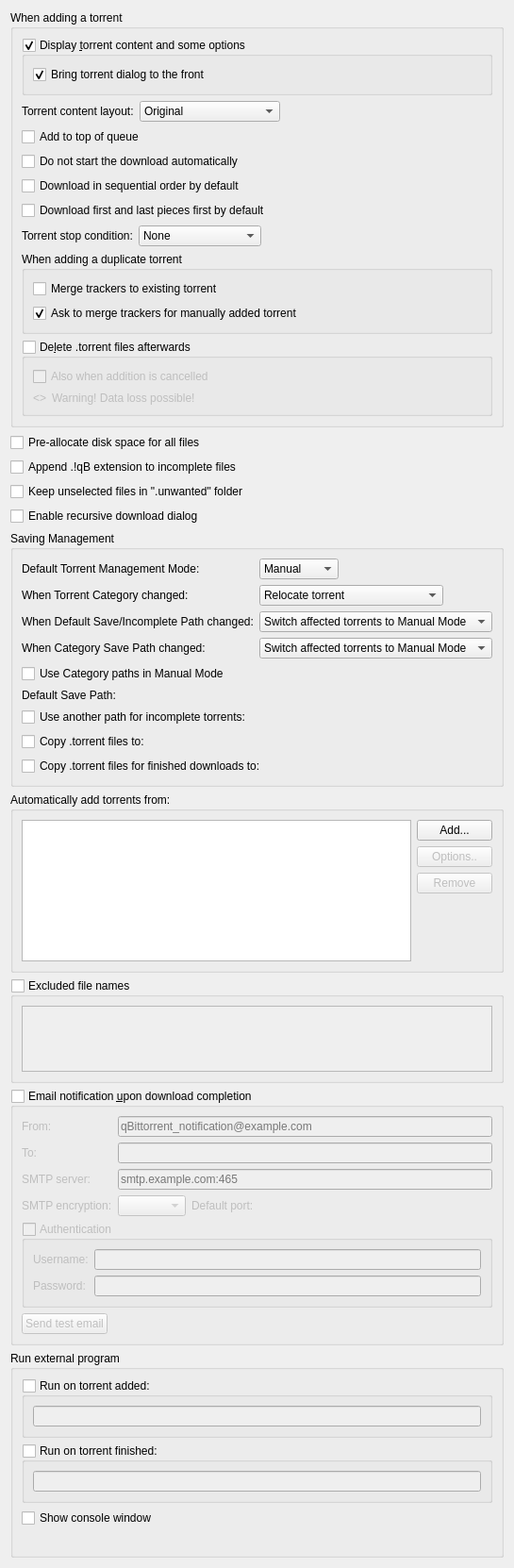
          <widget class="QWidget" name="scrollAreaWidgetContents_2">
           <property name="geometry">
            <rect>
             <x>0</x>
             <y>0</y>
             <width>539</width>
             <height>1457</height>
            </rect>
           </property>
           <layout class="QVBoxLayout" name="verticalLayout">
            <item>
             <widget class="QGroupBox" name="torrentAdditionBox">
              <property name="title">
               <string>When adding a torrent</string>
              </property>
              <layout class="QVBoxLayout" name="torrentAdditionBoxLayout">
               <item>
                <widget class="QGroupBox" name="checkAdditionDialog">
                 <property name="title">
                  <string>Display &amp;torrent content and some options</string>
                 </property>
                 <property name="checkable">
                  <bool>true</bool>
                 </property>
                 <layout class="QVBoxLayout" name="verticalLayout_18">
                  <item>
                   <widget class="QCheckBox" name="checkAdditionDialogFront">
                    <property name="text">
                     <string>Bring torrent dialog to the front</string>
                    </property>
                    <property name="checked">
                     <bool>true</bool>
                    </property>
                   </widget>
                  </item>
                 </layout>
                </widget>
               </item>
               <item>
                <layout class="QHBoxLayout" name="horizontalLayout_19">
                 <item>
                  <widget class="QLabel" name="contentLayoutLabel">
                   <property name="text">
                    <string>Torrent content layout:</string>
                   </property>
                  </widget>
                 </item>
                 <item>
                  <widget class="QComboBox" name="contentLayoutComboBox">
                   <property name="currentIndex">
                    <number>0</number>
                   </property>
                   <item>
                    <property name="text">
                     <string>Original</string>
                    </property>
                   </item>
                   <item>
                    <property name="text">
                     <string>Create subfolder</string>
                    </property>
                   </item>
                   <item>
                    <property name="text">
                     <string>Don't create subfolder</string>
                    </property>
                   </item>
                  </widget>
                 </item>
                 <item>
                  <spacer name="horizontalSpacer_20">
                   <property name="orientation">
                    <enum>Qt::Orientation::Horizontal</enum>
                   </property>
                   <property name="sizeHint" stdset="0">
                    <size>
                     <width>40</width>
                     <height>20</height>
                    </size>
                   </property>
                  </spacer>
                 </item>
                </layout>
               </item>
               <item>
                <widget class="QCheckBox" name="checkAddToQueueTop">
                 <property name="toolTip">
                  <string>The torrent will be added to the top of the download queue</string>
                 </property>
                 <property name="text">
                  <string extracomment="The torrent will be added to the top of the download queue">Add to top of queue</string>
                 </property>
                </widget>
               </item>
               <item>
                <widget class="QCheckBox" name="checkAddStopped">
                 <property name="toolTip">
                  <string>The torrent will be added to download list in a stopped state</string>
                 </property>
                 <property name="text">
                  <string extracomment="The torrent will be added to download list in a stopped state">Do not start the download automatically</string>
                 </property>
                </widget>
               </item>
               <item>
                <widget class="QCheckBox" name="checkSequentialDefault">
                 <property name="toolTip">
                  <string>Download pieces in sequential order by default</string>
                 </property>
                 <property name="text">
                  <string>Download in sequential order by default</string>
                 </property>
                </widget>
               </item>
               <item>
                <widget class="QCheckBox" name="checkFirstLastDefault">
                 <property name="toolTip">
                  <string>Prioritize downloading the first and last pieces of each file by default</string>
                 </property>
                 <property name="text">
                  <string>Download first and last pieces first by default</string>
                 </property>
                </widget>
               </item>
               <item>
                <layout class="QHBoxLayout" name="stopConditionLayout">
                 <item>
                  <widget class="QLabel" name="stopConditionLabel">
                   <property name="text">
                    <string>Torrent stop condition:</string>
                   </property>
                  </widget>
                 </item>
                 <item>
                  <widget class="QComboBox" name="stopConditionComboBox">
                   <property name="currentIndex">
                    <number>0</number>
                   </property>
                   <item>
                    <property name="text">
                     <string>None</string>
                    </property>
                   </item>
                   <item>
                    <property name="text">
                     <string>Metadata received</string>
                    </property>
                   </item>
                   <item>
                    <property name="text">
                     <string>Files checked</string>
                    </property>
                   </item>
                  </widget>
                 </item>
                 <item>
                  <spacer name="stopConditionSpacer">
                   <property name="orientation">
                    <enum>Qt::Orientation::Horizontal</enum>
                   </property>
                   <property name="sizeHint" stdset="0">
                    <size>
                     <width>40</width>
                     <height>20</height>
                    </size>
                   </property>
                  </spacer>
                 </item>
                </layout>
               </item>
               <item>
                <widget class="QGroupBox" name="duplicateTorrentGroup">
                 <property name="title">
                  <string>When adding a duplicate torrent</string>
                 </property>
                 <layout class="QVBoxLayout" name="duplicateTorrentBoxLayout">
                  <item>
                   <widget class="QCheckBox" name="checkMergeTrackers">
                    <property name="text">
                     <string>Merge trackers to existing torrent</string>
                    </property>
                    <property name="checked">
                     <bool>false</bool>
                    </property>
                   </widget>
                  </item>
                  <item>
                   <widget class="QCheckBox" name="checkConfirmMergeTrackers">
                    <property name="text">
                     <string>Ask to merge trackers for manually added torrent</string>
                    </property>
                    <property name="checked">
                     <bool>true</bool>
                    </property>
                   </widget>
                  </item>
                 </layout>
                </widget>
               </item>
               <item>
                <widget class="QGroupBox" name="deleteTorrentBox">
                 <property name="toolTip">
                  <string>Whether the .torrent file should be deleted after adding it</string>
                 </property>
                 <property name="title">
                  <string>De&amp;lete .torrent files afterwards </string>
                 </property>
                 <property name="checkable">
                  <bool>true</bool>
                 </property>
                 <property name="checked">
                  <bool>false</bool>
                 </property>
                 <layout class="QVBoxLayout" name="deleteTorrentBoxLayout">
                  <item>
                   <widget class="QCheckBox" name="deleteCancelledTorrentBox">
                    <property name="toolTip">
                     <string>Also delete .torrent files whose addition was cancelled</string>
                    </property>
                    <property name="text">
                     <string>Also when addition is cancelled</string>
                    </property>
                   </widget>
                  </item>
                  <item>
                   <layout class="QHBoxLayout" name="deleteTorrentWarningLayout">
                    <item>
                     <widget class="QLabel" name="deleteTorrentWarningIcon">
                      <property name="sizePolicy">
                       <sizepolicy hsizetype="Fixed" vsizetype="Preferred">
                        <horstretch>0</horstretch>
                        <verstretch>0</verstretch>
                       </sizepolicy>
                      </property>
                      <property name="text">
                       <string notr="true">&lt;&gt;</string>
                      </property>
                     </widget>
                    </item>
                    <item>
                     <widget class="QLabel" name="deleteTorrentWarningLabel">
                      <property name="text">
                       <string>Warning! Data loss possible!</string>
                      </property>
                     </widget>
                    </item>
                   </layout>
                  </item>
                 </layout>
                </widget>
               </item>
              </layout>
             </widget>
            </item>
            <item>
             <widget class="QCheckBox" name="checkPreallocateAll">
              <property name="toolTip">
               <string>Allocate full file sizes on disk before starting downloads, to minimize fragmentation. Only useful for HDDs.</string>
              </property>
              <property name="text">
               <string>Pre-allocate disk space for all files</string>
              </property>
             </widget>
            </item>
            <item>
             <widget class="QCheckBox" name="checkAppendqB">
              <property name="text">
               <string>Append .!qB extension to incomplete files</string>
              </property>
             </widget>
            </item>
            <item>
             <widget class="QCheckBox" name="checkUnwantedFolder">
              <property name="text">
               <string>Keep unselected files in &quot;.unwanted&quot; folder</string>
              </property>
             </widget>
            </item>
            <item>
             <widget class="QCheckBox" name="checkRecursiveDownload">
              <property name="toolTip">
               <string>When a torrent is downloaded, offer to add torrents from any .torrent files found inside it</string>
              </property>
              <property name="text">
               <string>Enable recursive download dialog</string>
              </property>
             </widget>
            </item>
            <item>
             <widget class="QGroupBox" name="groupSavingManagement">
              <property name="title">
               <string>Saving Management</string>
              </property>
              <layout class="QVBoxLayout" name="groupSavingManagementLayout">
               <item>
                <layout class="QGridLayout" name="gridLayout_3">
                 <item row="0" column="0">
                  <widget class="QLabel" name="label_40">
                   <property name="text">
                    <string>Default Torrent Management Mode:</string>
                   </property>
                  </widget>
                 </item>
                 <item row="0" column="1">
                  <layout class="QHBoxLayout" name="horizontalLayout_70">
                   <property name="spacing">
                    <number>10</number>
                   </property>
                   <item>
                    <widget class="QComboBox" name="comboSavingMode">
                     <property name="toolTip">
                      <string>Automatic: Various torrent properties (e.g. save path) will be decided by the associated category
Manual: Various torrent properties (e.g. save path) must be assigned manually</string>
                     </property>
                     <item>
                      <property name="text">
                       <string>Manual</string>
                      </property>
                     </item>
                     <item>
                      <property name="text">
                       <string>Automatic</string>
                      </property>
                     </item>
                    </widget>
                   </item>
                   <item>
                    <spacer name="horizontalSpacer_160">
                     <property name="orientation">
                      <enum>Qt::Orientation::Horizontal</enum>
                     </property>
                     <property name="sizeHint" stdset="0">
                      <size>
                       <width>40</width>
                       <height>20</height>
                      </size>
                     </property>
                    </spacer>
                   </item>
                  </layout>
                 </item>
                 <item row="1" column="0">
                  <widget class="QLabel" name="labelTorrentCategoryChanged">
                   <property name="text">
                    <string>When Torrent Category changed:</string>
                   </property>
                  </widget>
                 </item>
                 <item row="1" column="1">
                  <layout class="QHBoxLayout" name="horizontalLayout_14">
                   <item>
                    <widget class="QComboBox" name="comboTorrentCategoryChanged">
                     <item>
                      <property name="text">
                       <string>Relocate torrent</string>
                      </property>
                     </item>
                     <item>
                      <property name="text">
                       <string>Switch torrent to Manual Mode</string>
                      </property>
                     </item>
                    </widget>
                   </item>
                   <item>
                    <spacer name="horizontalSpacer_17">
                     <property name="orientation">
                      <enum>Qt::Orientation::Horizontal</enum>
                     </property>
                     <property name="sizeHint" stdset="0">
                      <size>
                       <width>40</width>
                       <height>20</height>
                      </size>
                     </property>
                    </spacer>
                   </item>
                  </layout>
                 </item>
                 <item row="2" column="0">
                  <widget class="QLabel" name="labelCategoryDefaultPathChanged">
                   <property name="text">
                    <string>When Default Save/Incomplete Path changed:</string>
                   </property>
                  </widget>
                 </item>
                 <item row="2" column="1">
                  <layout class="QHBoxLayout" name="horizontalLayout_15">
                   <item>
                    <widget class="QComboBox" name="comboCategoryDefaultPathChanged">
                     <property name="currentIndex">
                      <number>1</number>
                     </property>
                     <item>
                      <property name="text">
                       <string>Relocate affected torrents</string>
                      </property>
                     </item>
                     <item>
                      <property name="text">
                       <string>Switch affected torrents to Manual Mode</string>
                      </property>
                     </item>
                    </widget>
                   </item>
                   <item>
                    <spacer name="horizontalSpacer_18">
                     <property name="orientation">
                      <enum>Qt::Orientation::Horizontal</enum>
                     </property>
                     <property name="sizeHint" stdset="0">
                      <size>
                       <width>40</width>
                       <height>20</height>
                      </size>
                     </property>
                    </spacer>
                   </item>
                  </layout>
                 </item>
                 <item row="3" column="0">
                  <widget class="QLabel" name="labelCategoryChanged">
                   <property name="text">
                    <string>When Category Save Path changed:</string>
                   </property>
                  </widget>
                 </item>
                 <item row="3" column="1">
                  <layout class="QHBoxLayout" name="horizontalLayout_17">
                   <item>
                    <widget class="QComboBox" name="comboCategoryChanged">
                     <property name="currentIndex">
                      <number>1</number>
                     </property>
                     <item>
                      <property name="text">
                       <string>Relocate affected torrents</string>
                      </property>
                     </item>
                     <item>
                      <property name="text">
                       <string>Switch affected torrents to Manual Mode</string>
                      </property>
                     </item>
                    </widget>
                   </item>
                   <item>
                    <spacer name="horizontalSpacer_19">
                     <property name="orientation">
                      <enum>Qt::Orientation::Horizontal</enum>
                     </property>
                     <property name="sizeHint" stdset="0">
                      <size>
                       <width>40</width>
                       <height>20</height>
                      </size>
                     </property>
                    </spacer>
                   </item>
                  </layout>
                 </item>
                </layout>
               </item>
               <item>
                <widget class="QCheckBox" name="checkUseCategoryPaths">
                 <property name="toolTip">
                  <string>Resolve relative Save Path against appropriate Category path instead of Default one</string>
                 </property>
                 <property name="text">
                  <string>Use Category paths in Manual Mode</string>
                 </property>
                </widget>
               </item>
               <item>
                <layout class="QGridLayout" name="gridLayout_4">
                 <item row="0" column="0">
                  <widget class="QLabel" name="labelSavePath">
                   <property name="text">
                    <string>Default Save Path:</string>
                   </property>
                  </widget>
                 </item>
                 <item row="0" column="1">
                  <widget class="FileSystemPathLineEdit" name="textSavePath" native="true"/>
                 </item>
                 <item row="1" column="0">
                  <widget class="QCheckBox" name="checkUseDownloadPath">
                   <property name="text">
                    <string>Use another path for incomplete torrents:</string>
                   </property>
                  </widget>
                 </item>
                 <item row="1" column="1">
                  <widget class="FileSystemPathLineEdit" name="textDownloadPath" native="true"/>
                 </item>
                 <item row="2" column="0">
                  <widget class="QCheckBox" name="checkExportDir">
                   <property name="text">
                    <string>Copy .torrent files to:</string>
                   </property>
                  </widget>
                 </item>
                 <item row="2" column="1">
                  <widget class="FileSystemPathLineEdit" name="textExportDir" native="true"/>
                 </item>
                 <item row="3" column="0">
                  <widget class="QCheckBox" name="checkExportDirFin">
                   <property name="text">
                    <string>Copy .torrent files for finished downloads to:</string>
                   </property>
                  </widget>
                 </item>
                 <item row="3" column="1">
                  <widget class="FileSystemPathLineEdit" name="textExportDirFin" native="true"/>
                 </item>
                </layout>
               </item>
              </layout>
             </widget>
            </item>
            <item>
             <widget class="QGroupBox" name="groupBox_2">
              <property name="title">
               <string>Automatically add torrents from:</string>
              </property>
              <layout class="QVBoxLayout" name="verticalLayout_38">
               <item>
                <layout class="QHBoxLayout" name="horizontalLayout_16">
                 <item>
                  <widget class="QTreeView" name="scanFoldersView">
                   <property name="sizePolicy">
                    <sizepolicy hsizetype="Expanding" vsizetype="Expanding">
                     <horstretch>0</horstretch>
                     <verstretch>1</verstretch>
                    </sizepolicy>
                   </property>
                   <property name="minimumSize">
                    <size>
                     <width>250</width>
                     <height>150</height>
                    </size>
                   </property>
                   <property name="editTriggers">
                    <set>QAbstractItemView::EditTrigger::AllEditTriggers</set>
                   </property>
                   <property name="selectionMode">
                    <enum>QAbstractItemView::SelectionMode::SingleSelection</enum>
                   </property>
                   <property name="selectionBehavior">
                    <enum>QAbstractItemView::SelectionBehavior::SelectRows</enum>
                   </property>
                   <property name="textElideMode">
                    <enum>Qt::TextElideMode::ElideNone</enum>
                   </property>
                   <property name="rootIsDecorated">
                    <bool>false</bool>
                   </property>
                   <attribute name="headerDefaultSectionSize">
                    <number>80</number>
                   </attribute>
                   <attribute name="headerStretchLastSection">
                    <bool>false</bool>
                   </attribute>
                  </widget>
                 </item>
                 <item>
                  <layout class="QVBoxLayout" name="verticalLayout_37">
                   <item>
                    <widget class="QPushButton" name="addWatchedFolderButton">
                     <property name="text">
                      <string>Add...</string>
                     </property>
                    </widget>
                   </item>
                   <item>
                    <widget class="QPushButton" name="editWatchedFolderButton">
                     <property name="enabled">
                      <bool>false</bool>
                     </property>
                     <property name="text">
                      <string>Options..</string>
                     </property>
                    </widget>
                   </item>
                   <item>
                    <widget class="QPushButton" name="removeWatchedFolderButton">
                     <property name="enabled">
                      <bool>false</bool>
                     </property>
                     <property name="text">
                      <string>Remove</string>
                     </property>
                    </widget>
                   </item>
                   <item>
                    <spacer name="verticalSpacer_6">
                     <property name="orientation">
                      <enum>Qt::Orientation::Vertical</enum>
                     </property>
                     <property name="sizeHint" stdset="0">
                      <size>
                       <width>20</width>
                       <height>40</height>
                      </size>
                     </property>
                    </spacer>
                   </item>
                  </layout>
                 </item>
                </layout>
               </item>
              </layout>
             </widget>
            </item>
            <item>
             <widget class="QGroupBox" name="groupExcludedFileNames">
              <property name="title">
               <string>Excluded file names</string>
              </property>
              <property name="checkable">
               <bool>true</bool>
              </property>
              <property name="checked">
               <bool>false</bool>
              </property>
              <layout class="QVBoxLayout" name="verticalLayout_311">
               <item>
                <widget class="QPlainTextEdit" name="textExcludedFileNames">
                 <property name="toolTip">
                  <string>Blacklist filtered file names from being downloaded from torrent(s).
Files matching any of the filters in this list will have their priority automatically set to &quot;Do not download&quot;.

Use newlines to separate multiple entries. Can use wildcards as outlined below.
*: matches zero or more of any characters.
?: matches any single character.
[...]: sets of characters can be represented in square brackets.

Examples
*.exe: filter '.exe' file extension.
readme.txt: filter exact file name.
?.txt: filter 'a.txt', 'b.txt' but not 'aa.txt'.
readme[0-9].txt: filter 'readme1.txt', 'readme2.txt' but not 'readme10.txt'.</string>
                 </property>
                 <property name="tabChangesFocus">
                  <bool>true</bool>
                 </property>
                 <property name="lineWrapMode">
                  <enum>QPlainTextEdit::LineWrapMode::NoWrap</enum>
                 </property>
                </widget>
               </item>
              </layout>
             </widget>
            </item>
            <item>
             <widget class="QGroupBox" name="groupMailNotification">
              <property name="title">
               <string>Email notification &amp;upon download completion</string>
              </property>
              <property name="checkable">
               <bool>true</bool>
              </property>
              <property name="checked">
               <bool>false</bool>
              </property>
              <layout class="QVBoxLayout" name="verticalLayout_171">
               <item>
                <layout class="QGridLayout" name="gridLayout_9">
                 <item row="0" column="0">
                  <widget class="QLabel" name="label_25">
                   <property name="toolTip">
                    <string>Sender</string>
                   </property>
                   <property name="text">
                    <string comment="From sender">From:</string>
                   </property>
                  </widget>
                 </item>
                 <item row="0" column="1">
                  <widget class="QLineEdit" name="senderEmailTxt">
                   <property name="placeholderText">
                    <string notr="true">qBittorrent_notification@example.com</string>
                   </property>
                  </widget>
                 </item>
                 <item row="1" column="0">
                  <widget class="QLabel" name="label_2">
                   <property name="toolTip">
                    <string>Receiver</string>
                   </property>
                   <property name="text">
                    <string comment="To receiver">To:</string>
                   </property>
                  </widget>
                 </item>
                 <item row="1" column="1">
                  <widget class="QLineEdit" name="lineEditDestEmail"/>
                 </item>
                 <item row="2" column="0">
                  <widget class="QLabel" name="label_3">
                   <property name="text">
                    <string>SMTP server:</string>
                   </property>
                  </widget>
                 </item>
                 <item row="2" column="1">
                  <widget class="QLineEdit" name="lineEditSMTPServer">
                   <property name="placeholderText">
                    <string notr="true">smtp.example.com:465</string>
                   </property>
                  </widget>
                 </item>
                 <item row="3" column="0">
                  <widget class="QLabel" name="labelSMTPEncryption">
                   <property name="text">
                    <string>SMTP encryption:</string>
                   </property>
                  </widget>
                 </item>
                 <item row="3" column="1">
                  <layout class="QHBoxLayout" name="layoutSMTPEncryption">
                   <item>
                    <widget class="QComboBox" name="comboSMTPEncryption"/>
                   </item>
                   <item>
                    <widget class="QLabel" name="labelSMTPEncryptionPortInfo">
                     <property name="text">
                      <string>Default port: </string>
                     </property>
                    </widget>
                   </item>
                   <item>
                    <spacer name="horizontalSMTPEncryptionSpacer">
                     <property name="orientation">
                      <enum>Qt::Orientation::Horizontal</enum>
                     </property>
                     <property name="sizeHint" stdset="0">
                      <size>
                       <width>20</width>
                       <height>20</height>
                      </size>
                     </property>
                    </spacer>
                   </item>
                  </layout>
                 </item>
                </layout>
               </item>
               <item>
                <widget class="QGroupBox" name="groupMailNotifAuth">
                 <property name="title">
                  <string>Authentication</string>
                 </property>
                 <property name="checkable">
                  <bool>true</bool>
                 </property>
                 <property name="checked">
                  <bool>false</bool>
                 </property>
                 <layout class="QFormLayout" name="formLayout_2">
                  <item row="0" column="0">
                   <widget class="QLabel" name="label_7">
                    <property name="text">
                     <string>Username:</string>
                    </property>
                   </widget>
                  </item>
                  <item row="0" column="1">
                   <widget class="QLineEdit" name="mailNotifUsername"/>
                  </item>
                  <item row="1" column="0">
                   <widget class="QLabel" name="label_8">
                    <property name="text">
                     <string>Password:</string>
                    </property>
                   </widget>
                  </item>
                  <item row="1" column="1">
                   <widget class="QLineEdit" name="mailNotifPassword">
                    <property name="echoMode">
                     <enum>QLineEdit::EchoMode::Password</enum>
                    </property>
                   </widget>
                  </item>
                 </layout>
                </widget>
               </item>
               <item>
                <widget class="QPushButton" name="sendTestEmail">
                 <property name="sizePolicy">
                  <sizepolicy hsizetype="Fixed" vsizetype="Fixed">
                   <horstretch>0</horstretch>
                   <verstretch>0</verstretch>
                  </sizepolicy>
                 </property>
                 <property name="text">
                  <string>Send test email</string>
                 </property>
                </widget>
               </item>
              </layout>
             </widget>
            </item>
            <item>
             <widget class="QGroupBox" name="autoRunBox">
              <property name="title">
               <string>Run external program</string>
              </property>
              <layout class="QVBoxLayout" name="verticalLayout_19">
               <item>
                <widget class="QGroupBox" name="groupBoxRunOnAdded">
                 <property name="title">
                  <string>Run on torrent added:</string>
                 </property>
                 <property name="checkable">
                  <bool>true</bool>
                 </property>
                 <property name="checked">
                  <bool>false</bool>
                 </property>
                 <layout class="QVBoxLayout" name="verticalLayout_39">
                  <item>
                   <widget class="QLineEdit" name="lineEditRunOnAdded"/>
                  </item>
                 </layout>
                </widget>
               </item>
               <item>
                <widget class="QGroupBox" name="groupBoxRunOnFinished">
                 <property name="title">
                  <string>Run on torrent finished:</string>
                 </property>
                 <property name="checkable">
                  <bool>true</bool>
                 </property>
                 <property name="checked">
                  <bool>false</bool>
                 </property>
                 <layout class="QVBoxLayout" name="verticalLayout_36">
                  <item>
                   <widget class="QLineEdit" name="lineEditRunOnFinished"/>
                  </item>
                 </layout>
                </widget>
               </item>
               <item>
                <widget class="QCheckBox" name="autoRunConsole">
                 <property name="text">
                  <string>Show console window</string>
                 </property>
                </widget>
               </item>
               <item>
                <widget class="QLabel" name="labelAutoRunParam">
                 <property name="wordWrap">
                  <bool>true</bool>
                 </property>
                </widget>
               </item>
              </layout>
             </widget>
            </item>
           </layout>
          </widget>
